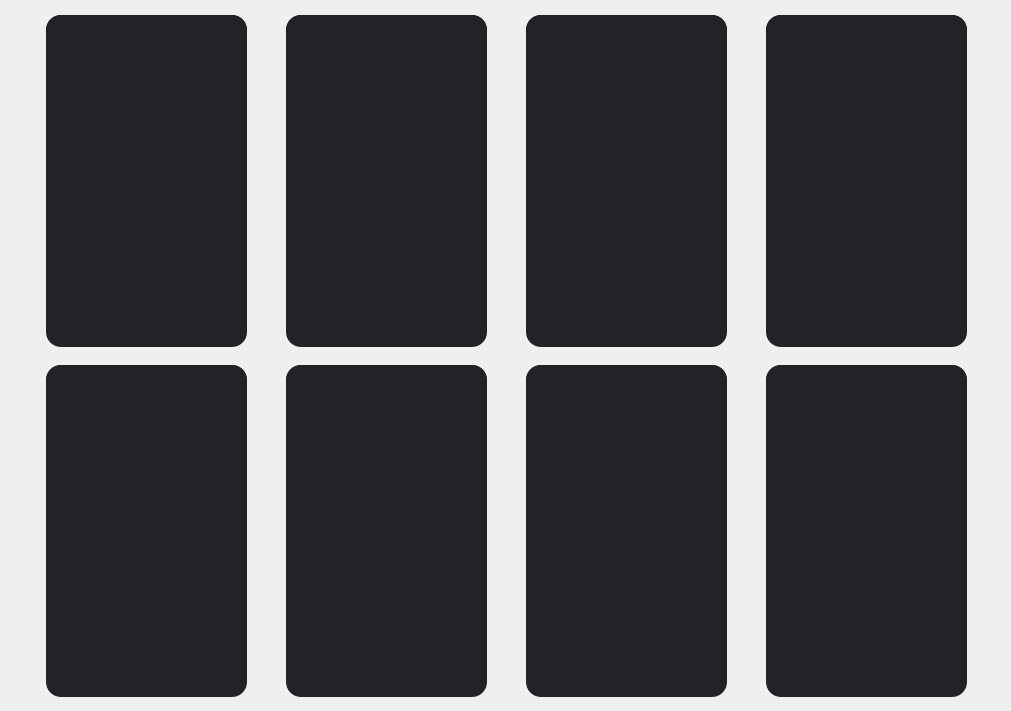
   <widget class="QGroupBox" name="mainGroup">
    <property name="geometry">
     <rect>
      <x>200</x>
      <y>0</y>
      <width>1011</width>
      <height>711</height>
     </rect>
    </property>
    <property name="styleSheet">
     <string notr="true">border:none;
</string>
    </property>
    <property name="title">
     <string/>
    </property>
    <widget class="QLabel" name="refreshGif">
     <property name="geometry">
      <rect>
       <x>467</x>
       <y>329</y>
       <width>70</width>
       <height>70</height>
      </rect>
     </property>
     <property name="text">
      <string/>
     </property>
    </widget>
    <widget class="QGroupBox" name="MenuGroup_1">
     <property name="geometry">
      <rect>
       <x>46</x>
       <y>15</y>
       <width>201</width>
       <height>332</height>
      </rect>
     </property>
     <property name="styleSheet">
      <string notr="true">background-color: rgb(35, 35, 39);
border-radius: 15px;
</string>
     </property>
     <property name="title">
      <string/>
     </property>
     <widget class="QLabel" name="menuImage_1">
      <property name="geometry">
       <rect>
        <x>0</x>
        <y>0</y>
        <width>201</width>
        <height>145</height>
       </rect>
      </property>
      <property name="styleSheet">
       <string notr="true">background-color: rgb(35, 35, 39);
border-radius: 0px;
border-top-left-radius :15px;
border-top-right-radius : 15px;
border: none;</string>
      </property>
      <property name="text">
       <string/>
      </property>
     </widget>
     <widget class="QLabel" name="titleLabel_1A">
      <property name="geometry">
       <rect>
        <x>10</x>
        <y>151</y>
        <width>118</width>
        <height>31</height>
       </rect>
      </property>
      <property name="font">
       <font>
        <family>D2Coding</family>
        <pointsize>16</pointsize>
        <weight>75</weight>
        <bold>true</bold>
       </font>
      </property>
      <property name="styleSheet">
       <string notr="true"/>
      </property>
      <property name="text">
       <string/>
      </property>
      <property name="alignment">
       <set>Qt::AlignBottom|Qt::AlignLeading|Qt::AlignLeft</set>
      </property>
     </widget>
     <widget class="QLabel" name="titleLabel_1B">
      <property name="geometry">
       <rect>
        <x>126</x>
        <y>153</y>
        <width>70</width>
        <height>25</height>
       </rect>
      </property>
      <property name="font">
       <font>
        <family>D2Coding</family>
        <pointsize>9</pointsize>
        <weight>75</weight>
        <bold>true</bold>
       </font>
      </property>
      <property name="styleSheet">
       <string notr="true">color: rgb(185, 185, 185)</string>
      </property>
      <property name="text">
       <string/>
      </property>
      <property name="alignment">
       <set>Qt::AlignBottom|Qt::AlignLeading|Qt::AlignLeft</set>
      </property>
     </widget>
     <widget class="QLabel" name="menuLabel_1">
      <property name="geometry">
       <rect>
        <x>14</x>
        <y>186</y>
        <width>171</width>
        <height>115</height>
       </rect>
      </property>
      <property name="font">
       <font>
        <family>D2Coding</family>
        <pointsize>9</pointsize>
        <weight>50</weight>
        <bold>false</bold>
       </font>
      </property>
      <property name="styleSheet">
       <string notr="true">color: rgb(255, 255, 255)</string>
      </property>
      <property name="text">
       <string/>
      </property>
      <property name="alignment">
       <set>Qt::AlignLeading|Qt::AlignLeft|Qt::AlignTop</set>
      </property>
      <property name="wordWrap">
       <bool>true</bool>
      </property>
     </widget>
     <widget class="QLabel" name="priceLabel_1">
      <property name="geometry">
       <rect>
        <x>123</x>
        <y>299</y>
        <width>61</width>
        <height>21</height>
       </rect>
      </property>
      <property name="font">
       <font>
        <family>D2Coding</family>
        <pointsize>9</pointsize>
        <weight>75</weight>
        <bold>true</bold>
       </font>
      </property>
      <property name="styleSheet">
       <string notr="true">color: rgb(202, 169, 128);
background-color:none;</string>
      </property>
      <property name="text">
       <string/>
      </property>
      <property name="alignment">
       <set>Qt::AlignRight|Qt::AlignTrailing|Qt::AlignVCenter</set>
      </property>
     </widget>
    </widget>
    <widget class="QGroupBox" name="MenuGroup_2">
     <property name="geometry">
      <rect>
       <x>286</x>
       <y>15</y>
       <width>201</width>
       <height>332</height>
      </rect>
     </property>
     <property name="styleSheet">
      <string notr="true">background-color: rgb(35, 35, 39);
border-radius: 15px;
</string>
     </property>
     <property name="title">
      <string/>
     </property>
     <widget class="QLabel" name="menuImage_2">
      <property name="geometry">
       <rect>
        <x>0</x>
        <y>0</y>
        <width>201</width>
        <height>145</height>
       </rect>
      </property>
      <property name="styleSheet">
       <string notr="true">background-color: rgb(35, 35, 39);
border-radius: 0px;
border-top-left-radius :15px;
border-top-right-radius : 15px;
border: none;</string>
      </property>
      <property name="text">
       <string/>
      </property>
     </widget>
     <widget class="QLabel" name="titleLabel_2A">
      <property name="geometry">
       <rect>
        <x>10</x>
        <y>151</y>
        <width>118</width>
        <height>31</height>
       </rect>
      </property>
      <property name="font">
       <font>
        <family>D2Coding</family>
        <pointsize>16</pointsize>
        <weight>75</weight>
        <bold>true</bold>
       </font>
      </property>
      <property name="styleSheet">
       <string notr="true"/>
      </property>
      <property name="text">
       <string/>
      </property>
      <property name="alignment">
       <set>Qt::AlignBottom|Qt::AlignLeading|Qt::AlignLeft</set>
      </property>
     </widget>
     <widget class="QLabel" name="titleLabel_2B">
      <property name="geometry">
       <rect>
        <x>126</x>
        <y>153</y>
        <width>70</width>
        <height>25</height>
       </rect>
      </property>
      <property name="font">
       <font>
        <family>D2Coding</family>
        <pointsize>9</pointsize>
        <weight>75</weight>
        <bold>true</bold>
       </font>
      </property>
      <property name="styleSheet">
       <string notr="true">color: rgb(185, 185, 185)</string>
      </property>
      <property name="text">
       <string/>
      </property>
      <property name="alignment">
       <set>Qt::AlignBottom|Qt::AlignLeading|Qt::AlignLeft</set>
      </property>
     </widget>
     <widget class="QLabel" name="menuLabel_2">
      <property name="geometry">
       <rect>
        <x>14</x>
        <y>186</y>
        <width>171</width>
        <height>115</height>
       </rect>
      </property>
      <property name="font">
       <font>
        <family>D2Coding</family>
        <pointsize>9</pointsize>
        <weight>50</weight>
        <bold>false</bold>
       </font>
      </property>
      <property name="styleSheet">
       <string notr="true">color: rgb(255, 255, 255)</string>
      </property>
      <property name="text">
       <string/>
      </property>
      <property name="alignment">
       <set>Qt::AlignLeading|Qt::AlignLeft|Qt::AlignTop</set>
      </property>
      <property name="wordWrap">
       <bool>true</bool>
      </property>
     </widget>
     <widget class="QLabel" name="priceLabel_2">
      <property name="geometry">
       <rect>
        <x>123</x>
        <y>299</y>
        <width>61</width>
        <height>21</height>
       </rect>
      </property>
      <property name="font">
       <font>
        <family>D2Coding</family>
        <pointsize>9</pointsize>
        <weight>75</weight>
        <bold>true</bold>
       </font>
      </property>
      <property name="styleSheet">
       <string notr="true">color: rgb(202, 169, 128);
background-color:none;</string>
      </property>
      <property name="text">
       <string/>
      </property>
      <property name="alignment">
       <set>Qt::AlignRight|Qt::AlignTrailing|Qt::AlignVCenter</set>
      </property>
     </widget>
    </widget>
    <widget class="QGroupBox" name="MenuGroup_3">
     <property name="geometry">
      <rect>
       <x>526</x>
       <y>15</y>
       <width>201</width>
       <height>332</height>
      </rect>
     </property>
     <property name="styleSheet">
      <string notr="true">background-color: rgb(35, 35, 39);
border-radius: 15px;
</string>
     </property>
     <property name="title">
      <string/>
     </property>
     <widget class="QLabel" name="menuImage_3">
      <property name="geometry">
       <rect>
        <x>0</x>
        <y>0</y>
        <width>201</width>
        <height>145</height>
       </rect>
      </property>
      <property name="styleSheet">
       <string notr="true">background-color: rgb(35, 35, 39);
border-radius: 0px;
border-top-left-radius :15px;
border-top-right-radius : 15px;
border: none;</string>
      </property>
      <property name="text">
       <string/>
      </property>
     </widget>
     <widget class="QLabel" name="titleLabel_3A">
      <property name="geometry">
       <rect>
        <x>10</x>
        <y>151</y>
        <width>118</width>
        <height>31</height>
       </rect>
      </property>
      <property name="font">
       <font>
        <family>D2Coding</family>
        <pointsize>16</pointsize>
        <weight>75</weight>
        <bold>true</bold>
       </font>
      </property>
      <property name="styleSheet">
       <string notr="true"/>
      </property>
      <property name="text">
       <string/>
      </property>
      <property name="alignment">
       <set>Qt::AlignBottom|Qt::AlignLeading|Qt::AlignLeft</set>
      </property>
     </widget>
     <widget class="QLabel" name="titleLabel_3B">
      <property name="geometry">
       <rect>
        <x>126</x>
        <y>153</y>
        <width>70</width>
        <height>25</height>
       </rect>
      </property>
      <property name="font">
       <font>
        <family>D2Coding</family>
        <pointsize>9</pointsize>
        <weight>75</weight>
        <bold>true</bold>
       </font>
      </property>
      <property name="styleSheet">
       <string notr="true">color: rgb(185, 185, 185)</string>
      </property>
      <property name="text">
       <string/>
      </property>
      <property name="alignment">
       <set>Qt::AlignBottom|Qt::AlignLeading|Qt::AlignLeft</set>
      </property>
     </widget>
     <widget class="QLabel" name="menuLabel_3">
      <property name="geometry">
       <rect>
        <x>14</x>
        <y>186</y>
        <width>171</width>
        <height>115</height>
       </rect>
      </property>
      <property name="font">
       <font>
        <family>D2Coding</family>
        <pointsize>9</pointsize>
        <weight>50</weight>
        <bold>false</bold>
       </font>
      </property>
      <property name="styleSheet">
       <string notr="true">color: rgb(255, 255, 255)</string>
      </property>
      <property name="text">
       <string/>
      </property>
      <property name="alignment">
       <set>Qt::AlignLeading|Qt::AlignLeft|Qt::AlignTop</set>
      </property>
      <property name="wordWrap">
       <bool>true</bool>
      </property>
     </widget>
     <widget class="QLabel" name="priceLabel_3">
      <property name="geometry">
       <rect>
        <x>123</x>
        <y>299</y>
        <width>61</width>
        <height>21</height>
       </rect>
      </property>
      <property name="font">
       <font>
        <family>D2Coding</family>
        <pointsize>9</pointsize>
        <weight>75</weight>
        <bold>true</bold>
       </font>
      </property>
      <property name="styleSheet">
       <string notr="true">color: rgb(202, 169, 128);
background-color:none;</string>
      </property>
      <property name="text">
       <string/>
      </property>
      <property name="alignment">
       <set>Qt::AlignRight|Qt::AlignTrailing|Qt::AlignVCenter</set>
      </property>
     </widget>
    </widget>
    <widget class="QGroupBox" name="MenuGroup_4">
     <property name="geometry">
      <rect>
       <x>766</x>
       <y>15</y>
       <width>201</width>
       <height>332</height>
      </rect>
     </property>
     <property name="styleSheet">
      <string notr="true">background-color: rgb(35, 35, 39);
border-radius: 15px;
</string>
     </property>
     <property name="title">
      <string/>
     </property>
     <widget class="QLabel" name="menuImage_4">
      <property name="geometry">
       <rect>
        <x>0</x>
        <y>0</y>
        <width>201</width>
        <height>145</height>
       </rect>
      </property>
      <property name="styleSheet">
       <string notr="true">background-color: rgb(35, 35, 39);
border-radius: 0px;
border-top-left-radius :15px;
border-top-right-radius : 15px;
border: none;</string>
      </property>
      <property name="text">
       <string/>
      </property>
     </widget>
     <widget class="QLabel" name="titleLabel_4A">
      <property name="geometry">
       <rect>
        <x>10</x>
        <y>151</y>
        <width>118</width>
        <height>31</height>
       </rect>
      </property>
      <property name="font">
       <font>
        <family>D2Coding</family>
        <pointsize>16</pointsize>
        <weight>75</weight>
        <bold>true</bold>
       </font>
      </property>
      <property name="styleSheet">
       <string notr="true"/>
      </property>
      <property name="text">
       <string/>
      </property>
      <property name="alignment">
       <set>Qt::AlignBottom|Qt::AlignLeading|Qt::AlignLeft</set>
      </property>
     </widget>
     <widget class="QLabel" name="titleLabel_4B">
      <property name="geometry">
       <rect>
        <x>126</x>
        <y>153</y>
        <width>70</width>
        <height>25</height>
       </rect>
      </property>
      <property name="font">
       <font>
        <family>D2Coding</family>
        <pointsize>9</pointsize>
        <weight>75</weight>
        <bold>true</bold>
       </font>
      </property>
      <property name="styleSheet">
       <string notr="true">color: rgb(185, 185, 185)</string>
      </property>
      <property name="text">
       <string/>
      </property>
      <property name="alignment">
       <set>Qt::AlignBottom|Qt::AlignLeading|Qt::AlignLeft</set>
      </property>
     </widget>
     <widget class="QLabel" name="menuLabel_4">
      <property name="geometry">
       <rect>
        <x>14</x>
        <y>186</y>
        <width>171</width>
        <height>115</height>
       </rect>
      </property>
      <property name="font">
       <font>
        <family>D2Coding</family>
        <pointsize>9</pointsize>
        <weight>50</weight>
        <bold>false</bold>
       </font>
      </property>
      <property name="styleSheet">
       <string notr="true">color: rgb(255, 255, 255)</string>
      </property>
      <property name="text">
       <string/>
      </property>
      <property name="alignment">
       <set>Qt::AlignLeading|Qt::AlignLeft|Qt::AlignTop</set>
      </property>
      <property name="wordWrap">
       <bool>true</bool>
      </property>
     </widget>
     <widget class="QLabel" name="priceLabel_4">
      <property name="geometry">
       <rect>
        <x>123</x>
        <y>299</y>
        <width>61</width>
        <height>21</height>
       </rect>
      </property>
      <property name="font">
       <font>
        <family>D2Coding</family>
        <pointsize>9</pointsize>
        <weight>75</weight>
        <bold>true</bold>
       </font>
      </property>
      <property name="styleSheet">
       <string notr="true">color: rgb(202, 169, 128);
background-color:none;</string>
      </property>
      <property name="text">
       <string/>
      </property>
      <property name="alignment">
       <set>Qt::AlignRight|Qt::AlignTrailing|Qt::AlignVCenter</set>
      </property>
     </widget>
    </widget>
    <widget class="QGroupBox" name="MenuGroup_5">
     <property name="geometry">
      <rect>
       <x>46</x>
       <y>365</y>
       <width>201</width>
       <height>332</height>
      </rect>
     </property>
     <property name="styleSheet">
      <string notr="true">background-color: rgb(35, 35, 39);
border-radius: 15px;
</string>
     </property>
     <property name="title">
      <string/>
     </property>
     <widget class="QLabel" name="menuImage_5">
      <property name="geometry">
       <rect>
        <x>0</x>
        <y>0</y>
        <width>201</width>
        <height>145</height>
       </rect>
      </property>
      <property name="styleSheet">
       <string notr="true">background-color: rgb(35, 35, 39);
border-radius: 0px;
border-top-left-radius :15px;
border-top-right-radius : 15px;
border: none;</string>
      </property>
      <property name="text">
       <string/>
      </property>
     </widget>
     <widget class="QLabel" name="titleLabel_5A">
      <property name="geometry">
       <rect>
        <x>10</x>
        <y>151</y>
        <width>118</width>
        <height>31</height>
       </rect>
      </property>
      <property name="font">
       <font>
        <family>D2Coding</family>
        <pointsize>16</pointsize>
        <weight>75</weight>
        <bold>true</bold>
       </font>
      </property>
      <property name="styleSheet">
       <string notr="true"/>
      </property>
      <property name="text">
       <string/>
      </property>
      <property name="alignment">
       <set>Qt::AlignBottom|Qt::AlignLeading|Qt::AlignLeft</set>
      </property>
     </widget>
     <widget class="QLabel" name="titleLabel_5B">
      <property name="geometry">
       <rect>
        <x>126</x>
        <y>153</y>
        <width>70</width>
        <height>25</height>
       </rect>
      </property>
      <property name="font">
       <font>
        <family>D2Coding</family>
        <pointsize>9</pointsize>
        <weight>75</weight>
        <bold>true</bold>
       </font>
      </property>
      <property name="styleSheet">
       <string notr="true">color: rgb(185, 185, 185)</string>
      </property>
      <property name="text">
       <string/>
      </property>
      <property name="alignment">
       <set>Qt::AlignBottom|Qt::AlignLeading|Qt::AlignLeft</set>
      </property>
     </widget>
     <widget class="QLabel" name="menuLabel_5">
      <property name="geometry">
       <rect>
        <x>14</x>
        <y>186</y>
        <width>171</width>
        <height>115</height>
       </rect>
      </property>
      <property name="font">
       <font>
        <family>D2Coding</family>
        <pointsize>9</pointsize>
        <weight>50</weight>
        <bold>false</bold>
       </font>
      </property>
      <property name="styleSheet">
       <string notr="true">color: rgb(255, 255, 255)</string>
      </property>
      <property name="text">
       <string/>
      </property>
      <property name="alignment">
       <set>Qt::AlignLeading|Qt::AlignLeft|Qt::AlignTop</set>
      </property>
      <property name="wordWrap">
       <bool>true</bool>
      </property>
     </widget>
     <widget class="QLabel" name="priceLabel_5">
      <property name="geometry">
       <rect>
        <x>123</x>
        <y>299</y>
        <width>61</width>
        <height>21</height>
       </rect>
      </property>
      <property name="font">
       <font>
        <family>D2Coding</family>
        <pointsize>9</pointsize>
        <weight>75</weight>
        <bold>true</bold>
       </font>
      </property>
      <property name="styleSheet">
       <string notr="true">color: rgb(202, 169, 128);
background-color:none;</string>
      </property>
      <property name="text">
       <string/>
      </property>
      <property name="alignment">
       <set>Qt::AlignRight|Qt::AlignTrailing|Qt::AlignVCenter</set>
      </property>
     </widget>
    </widget>
    <widget class="QGroupBox" name="MenuGroup_6">
     <property name="geometry">
      <rect>
       <x>286</x>
       <y>365</y>
       <width>201</width>
       <height>332</height>
      </rect>
     </property>
     <property name="styleSheet">
      <string notr="true">background-color: rgb(35, 35, 39);
border-radius: 15px;
</string>
     </property>
     <property name="title">
      <string/>
     </property>
     <widget class="QLabel" name="menuImage_6">
      <property name="geometry">
       <rect>
        <x>0</x>
        <y>0</y>
        <width>201</width>
        <height>145</height>
       </rect>
      </property>
      <property name="styleSheet">
       <string notr="true">background-color: rgb(35, 35, 39);
border-radius: 0px;
border-top-left-radius :15px;
border-top-right-radius : 15px;
border: none;</string>
      </property>
      <property name="text">
       <string/>
      </property>
     </widget>
     <widget class="QLabel" name="titleLabel_6A">
      <property name="geometry">
       <rect>
        <x>10</x>
        <y>151</y>
        <width>118</width>
        <height>31</height>
       </rect>
      </property>
      <property name="font">
       <font>
        <family>D2Coding</family>
        <pointsize>16</pointsize>
        <weight>75</weight>
        <bold>true</bold>
       </font>
      </property>
      <property name="styleSheet">
       <string notr="true"/>
      </property>
      <property name="text">
       <string/>
      </property>
      <property name="alignment">
       <set>Qt::AlignBottom|Qt::AlignLeading|Qt::AlignLeft</set>
      </property>
     </widget>
     <widget class="QLabel" name="titleLabel_6B">
      <property name="geometry">
       <rect>
        <x>126</x>
        <y>153</y>
        <width>70</width>
        <height>25</height>
       </rect>
      </property>
      <property name="font">
       <font>
        <family>D2Coding</family>
        <pointsize>9</pointsize>
        <weight>75</weight>
        <bold>true</bold>
       </font>
      </property>
      <property name="styleSheet">
       <string notr="true">color: rgb(185, 185, 185)</string>
      </property>
      <property name="text">
       <string/>
      </property>
      <property name="alignment">
       <set>Qt::AlignBottom|Qt::AlignLeading|Qt::AlignLeft</set>
      </property>
     </widget>
     <widget class="QLabel" name="menuLabel_6">
      <property name="geometry">
       <rect>
        <x>14</x>
        <y>186</y>
        <width>171</width>
        <height>115</height>
       </rect>
      </property>
      <property name="font">
       <font>
        <family>D2Coding</family>
        <pointsize>9</pointsize>
        <weight>50</weight>
        <bold>false</bold>
       </font>
      </property>
      <property name="styleSheet">
       <string notr="true">color: rgb(255, 255, 255)</string>
      </property>
      <property name="text">
       <string/>
      </property>
      <property name="alignment">
       <set>Qt::AlignLeading|Qt::AlignLeft|Qt::AlignTop</set>
      </property>
      <property name="wordWrap">
       <bool>true</bool>
      </property>
     </widget>
     <widget class="QLabel" name="priceLabel_6">
      <property name="geometry">
       <rect>
        <x>123</x>
        <y>299</y>
        <width>61</width>
        <height>21</height>
       </rect>
      </property>
      <property name="font">
       <font>
        <family>D2Coding</family>
        <pointsize>9</pointsize>
        <weight>75</weight>
        <bold>true</bold>
       </font>
      </property>
      <property name="styleSheet">
       <string notr="true">color: rgb(202, 169, 128);
background-color:none;</string>
      </property>
      <property name="text">
       <string/>
      </property>
      <property name="alignment">
       <set>Qt::AlignRight|Qt::AlignTrailing|Qt::AlignVCenter</set>
      </property>
     </widget>
    </widget>
    <widget class="QGroupBox" name="MenuGroup_7">
     <property name="geometry">
      <rect>
       <x>526</x>
       <y>365</y>
       <width>201</width>
       <height>332</height>
      </rect>
     </property>
     <property name="styleSheet">
      <string notr="true">background-color: rgb(35, 35, 39);
border-radius: 15px;
</string>
     </property>
     <property name="title">
      <string/>
     </property>
     <widget class="QLabel" name="menuImage_7">
      <property name="geometry">
       <rect>
        <x>0</x>
        <y>0</y>
        <width>201</width>
        <height>145</height>
       </rect>
      </property>
      <property name="styleSheet">
       <string notr="true">background-color: rgb(35, 35, 39);
border-radius: 0px;
border-top-left-radius :15px;
border-top-right-radius : 15px;
border: none;</string>
      </property>
      <property name="text">
       <string/>
      </property>
     </widget>
     <widget class="QLabel" name="titleLabel_7A">
      <property name="geometry">
       <rect>
        <x>10</x>
        <y>151</y>
        <width>118</width>
        <height>31</height>
       </rect>
      </property>
      <property name="font">
       <font>
        <family>D2Coding</family>
        <pointsize>16</pointsize>
        <weight>75</weight>
        <bold>true</bold>
       </font>
      </property>
      <property name="styleSheet">
       <string notr="true"/>
      </property>
      <property name="text">
       <string/>
      </property>
      <property name="alignment">
       <set>Qt::AlignBottom|Qt::AlignLeading|Qt::AlignLeft</set>
      </property>
     </widget>
     <widget class="QLabel" name="titleLabel_7B">
      <property name="geometry">
       <rect>
        <x>126</x>
        <y>153</y>
        <width>70</width>
        <height>25</height>
       </rect>
      </property>
      <property name="font">
       <font>
        <family>D2Coding</family>
        <pointsize>9</pointsize>
        <weight>75</weight>
        <bold>true</bold>
       </font>
      </property>
      <property name="styleSheet">
       <string notr="true">color: rgb(185, 185, 185)</string>
      </property>
      <property name="text">
       <string/>
      </property>
      <property name="alignment">
       <set>Qt::AlignBottom|Qt::AlignLeading|Qt::AlignLeft</set>
      </property>
     </widget>
     <widget class="QLabel" name="menuLabel_7">
      <property name="geometry">
       <rect>
        <x>14</x>
        <y>186</y>
        <width>171</width>
        <height>115</height>
       </rect>
      </property>
      <property name="font">
       <font>
        <family>D2Coding</family>
        <pointsize>9</pointsize>
        <weight>50</weight>
        <bold>false</bold>
       </font>
      </property>
      <property name="styleSheet">
       <string notr="true">color: rgb(255, 255, 255)</string>
      </property>
      <property name="text">
       <string/>
      </property>
      <property name="alignment">
       <set>Qt::AlignLeading|Qt::AlignLeft|Qt::AlignTop</set>
      </property>
      <property name="wordWrap">
       <bool>true</bool>
      </property>
     </widget>
     <widget class="QLabel" name="priceLabel_7">
      <property name="geometry">
       <rect>
        <x>123</x>
        <y>299</y>
        <width>61</width>
        <height>21</height>
       </rect>
      </property>
      <property name="font">
       <font>
        <family>D2Coding</family>
        <pointsize>9</pointsize>
        <weight>75</weight>
        <bold>true</bold>
       </font>
      </property>
      <property name="styleSheet">
       <string notr="true">color: rgb(202, 169, 128);
background-color:none;</string>
      </property>
      <property name="text">
       <string/>
      </property>
      <property name="alignment">
       <set>Qt::AlignRight|Qt::AlignTrailing|Qt::AlignVCenter</set>
      </property>
     </widget>
    </widget>
    <widget class="QGroupBox" name="MenuGroup_8">
     <property name="geometry">
      <rect>
       <x>766</x>
       <y>365</y>
       <width>201</width>
       <height>332</height>
      </rect>
     </property>
     <property name="styleSheet">
      <string notr="true">background-color: rgb(35, 35, 39);
border-radius: 15px;
</string>
     </property>
     <property name="title">
      <string/>
     </property>
     <widget class="QLabel" name="menuImage_8">
      <property name="geometry">
       <rect>
        <x>0</x>
        <y>0</y>
        <width>201</width>
        <height>145</height>
       </rect>
      </property>
      <property name="styleSheet">
       <string notr="true">background-color: rgb(35, 35, 39);
border-radius: 0px;
border-top-left-radius :15px;
border-top-right-radius : 15px;
border: none;</string>
      </property>
      <property name="text">
       <string/>
      </property>
     </widget>
     <widget class="QLabel" name="titleLabel_8A">
      <property name="geometry">
       <rect>
        <x>10</x>
        <y>151</y>
        <width>118</width>
        <height>31</height>
       </rect>
      </property>
      <property name="font">
       <font>
        <family>D2Coding</family>
        <pointsize>16</pointsize>
        <weight>75</weight>
        <bold>true</bold>
       </font>
      </property>
      <property name="styleSheet">
       <string notr="true"/>
      </property>
      <property name="text">
       <string/>
      </property>
      <property name="alignment">
       <set>Qt::AlignBottom|Qt::AlignLeading|Qt::AlignLeft</set>
      </property>
     </widget>
     <widget class="QLabel" name="titleLabel_8B">
      <property name="geometry">
       <rect>
        <x>126</x>
        <y>153</y>
        <width>70</width>
        <height>25</height>
       </rect>
      </property>
      <property name="font">
       <font>
        <family>D2Coding</family>
        <pointsize>9</pointsize>
        <weight>75</weight>
        <bold>true</bold>
       </font>
      </property>
      <property name="styleSheet">
       <string notr="true">color: rgb(185, 185, 185)</string>
      </property>
      <property name="text">
       <string/>
      </property>
      <property name="alignment">
       <set>Qt::AlignBottom|Qt::AlignLeading|Qt::AlignLeft</set>
      </property>
     </widget>
     <widget class="QLabel" name="menuLabel_8">
      <property name="geometry">
       <rect>
        <x>14</x>
        <y>186</y>
        <width>171</width>
        <height>115</height>
       </rect>
      </property>
      <property name="font">
       <font>
        <family>D2Coding</family>
        <pointsize>9</pointsize>
        <weight>50</weight>
        <bold>false</bold>
       </font>
      </property>
      <property name="styleSheet">
       <string notr="true">color: rgb(255, 255, 255)</string>
      </property>
      <property name="text">
       <string/>
      </property>
      <property name="alignment">
       <set>Qt::AlignLeading|Qt::AlignLeft|Qt::AlignTop</set>
      </property>
      <property name="wordWrap">
       <bool>true</bool>
      </property>
     </widget>
     <widget class="QLabel" name="priceLabel_8">
      <property name="geometry">
       <rect>
        <x>123</x>
        <y>299</y>
        <width>61</width>
        <height>21</height>
       </rect>
      </property>
      <property name="font">
       <font>
        <family>D2Coding</family>
        <pointsize>9</pointsize>
        <weight>75</weight>
        <bold>true</bold>
       </font>
      </property>
      <property name="styleSheet">
       <string notr="true">color: rgb(202, 169, 128);
background-color:none;</string>
      </property>
      <property name="text">
       <string/>
      </property>
      <property name="alignment">
       <set>Qt::AlignRight|Qt::AlignTrailing|Qt::AlignVCenter</set>
      </property>
     </widget>
    </widget>
    <widget class="QLabel" name="refreshLabel">
     <property name="geometry">
      <rect>
       <x>443</x>
       <y>404</y>
       <width>121</width>
       <height>31</height>
      </rect>
     </property>
     <property name="cursor">
      <cursorShape>ArrowCursor</cursorShape>
     </property>
     <property name="layoutDirection">
      <enum>Qt::LeftToRight</enum>
     </property>
     <property name="styleSheet">
      <string notr="true">background-color: none;
color: rgb(255, 255, 255);</string>
     </property>
     <property name="text">
      <string/>
     </property>
     <property name="alignment">
      <set>Qt::AlignCenter</set>
     </property>
    </widget>
   </widget>
